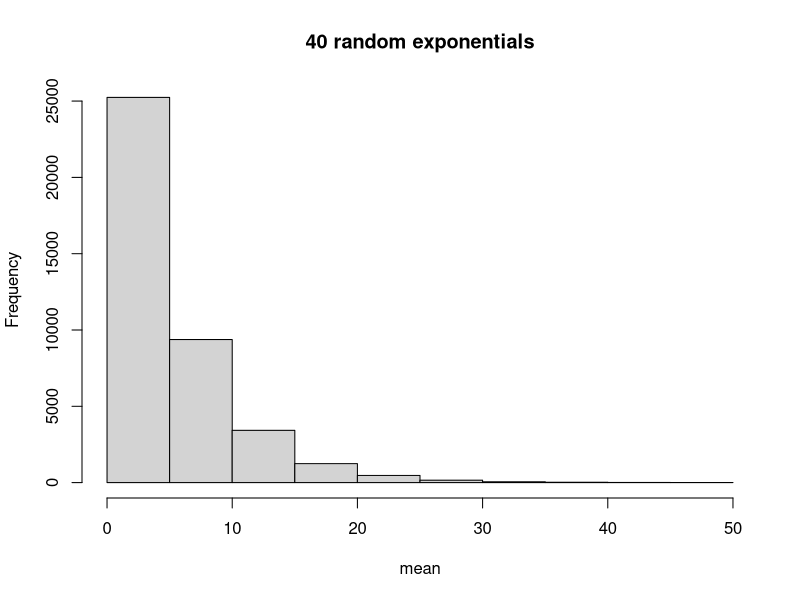
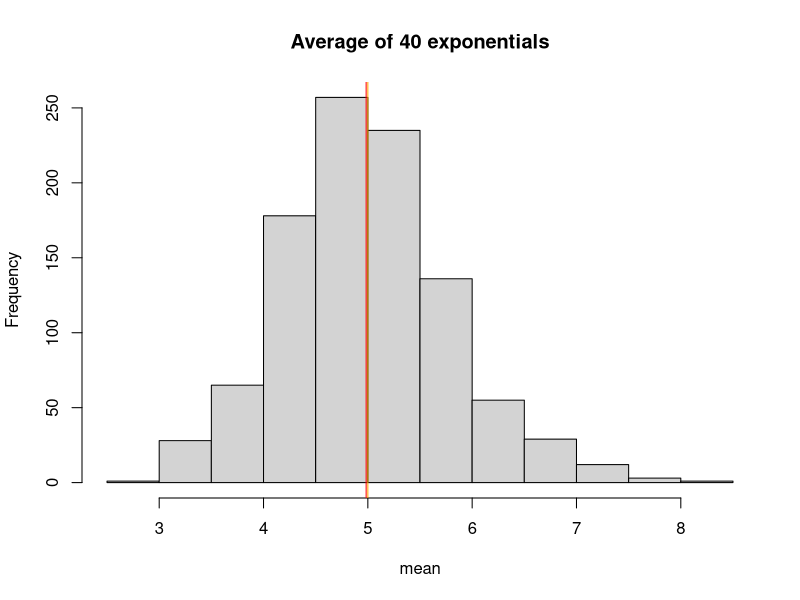
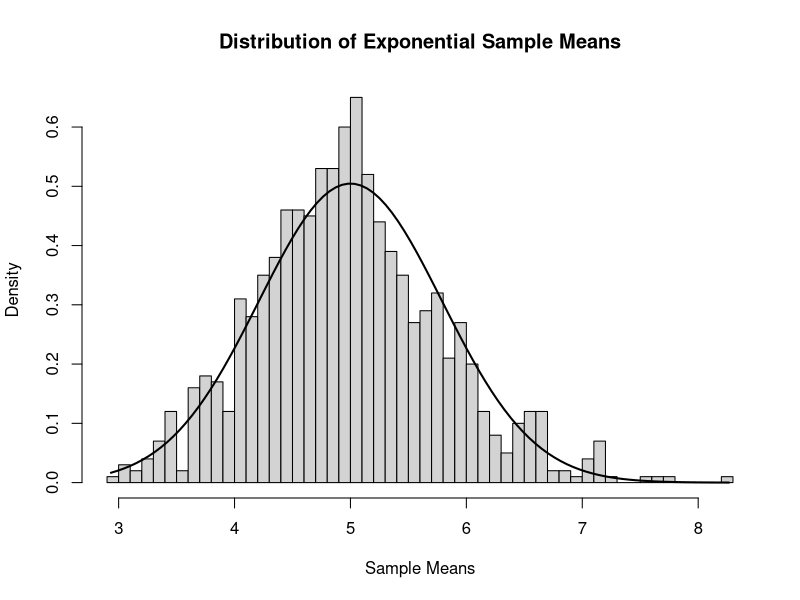

Write R code to recreate these figures, in order.
## ---- chunk 1
library(datasets)
library(data.table)
library(ggplot2)
library(knitr)
library(dplyr)
library(tidyr)
opts_chunk$set(echo=TRUE)
## ---- chunk 2
set.seed(44)
lambda <- 0.2
n <- 40
nosim <- 1000
## ---- chunk 3
sample_simulated <- matrix(rexp(nosim*n, rate=lambda),nosim)
sample_means <- rowMeans(sample_simulated)
sample_mean <- mean(sample_means)
sample_sd <- sd(sample_means)
sample_variance <- sample_sd^2

## ---- chunk 4
theoretical_mean <- 1/lambda
theoretical_sd <- (1/lambda)/sqrt(n)
theoretical_variance <- ((1/lambda)/sqrt(n))^2
## ---- chunk 5
hist(sample_simulated, xlab = "mean", main = "40 random exponentials")
## ---- chunk 6
hist(sample_means, xlab = "mean", main = "Average of 40 exponentials")
abline(v = sample_mean, col = "red")
abline(v = theoretical_mean, col = "orange")
## ---- chunk 7
hist(sample_means, breaks=n, probability=TRUE, main = "Distribution of Exponential Sample Means", xlab = "Sample Means")

x_axis <- seq(min(sample_means),max(sample_means),length=100)
y_axis <- dnorm(x_axis, mean = theoretical_mean, sd = theoretical_sd)
lines(x_axis,y_axis,lwd=2)
